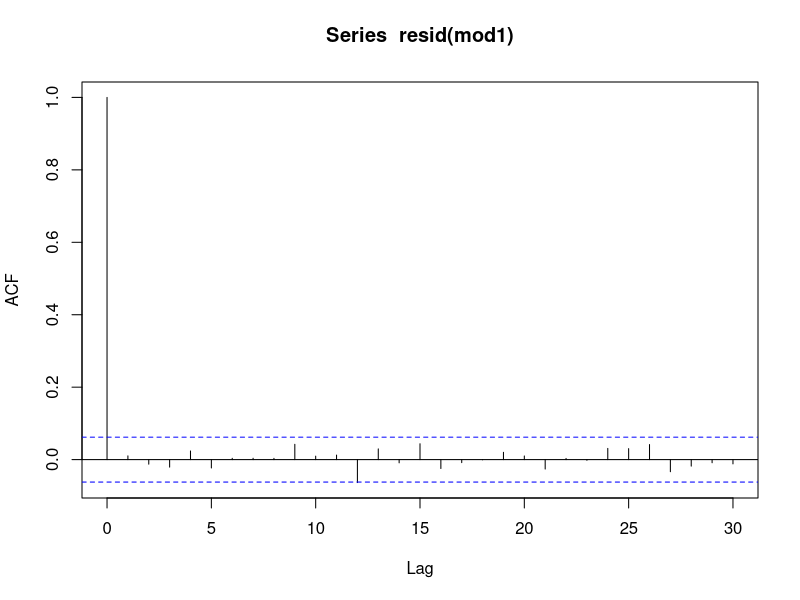
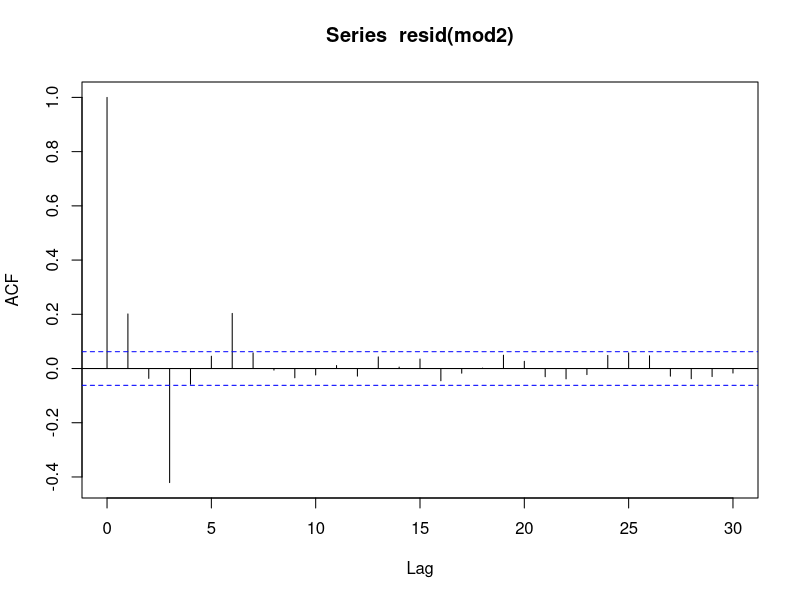
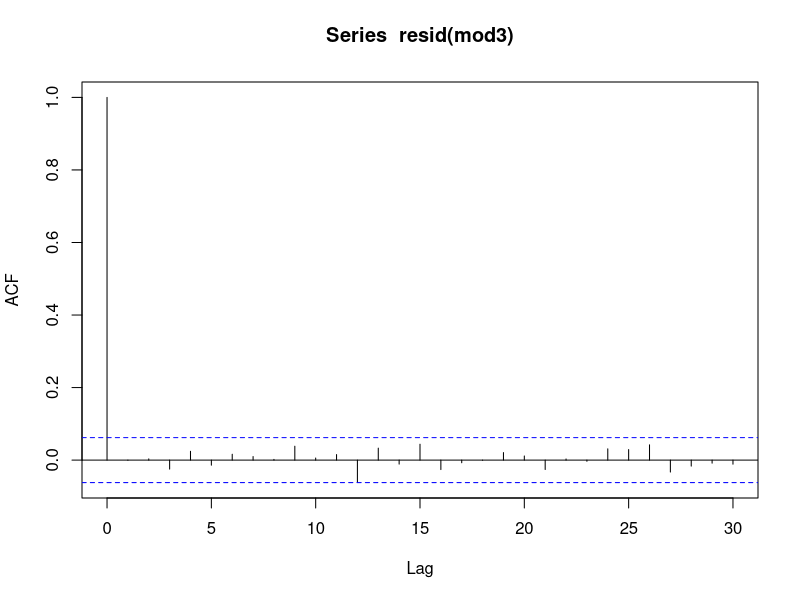
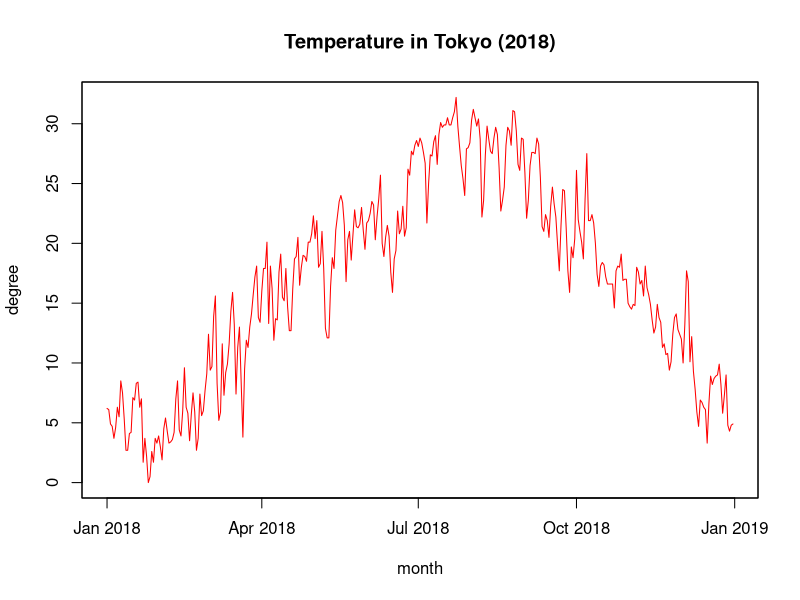
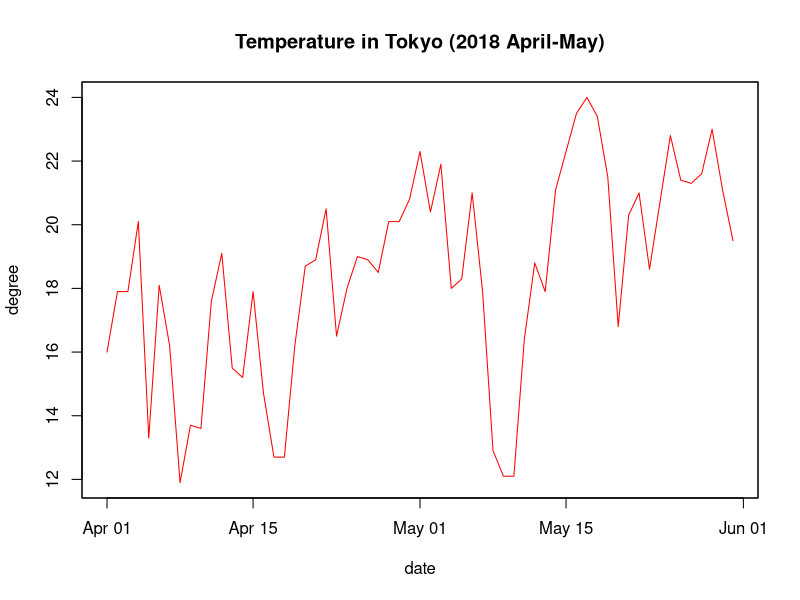
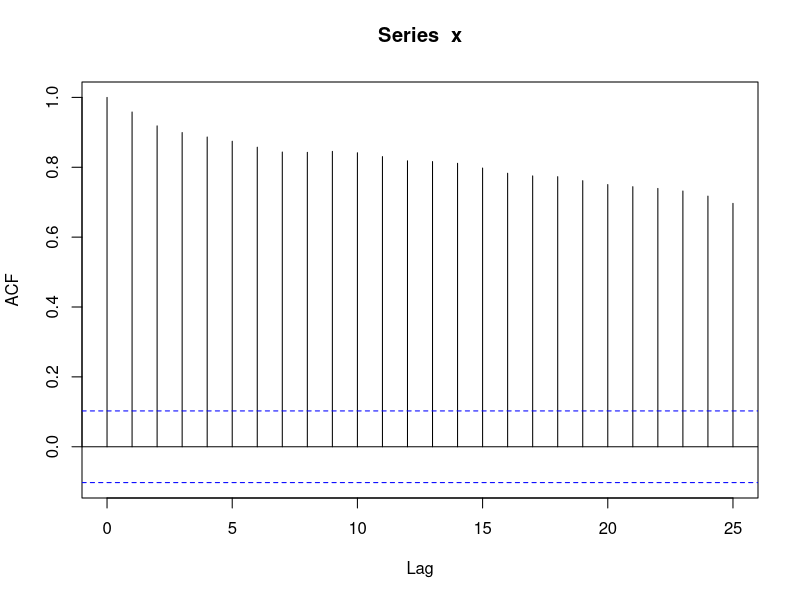
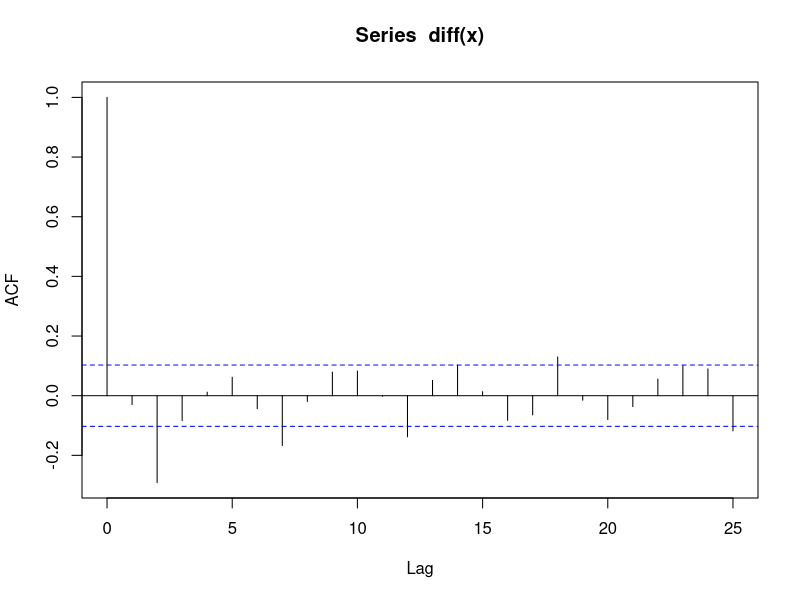
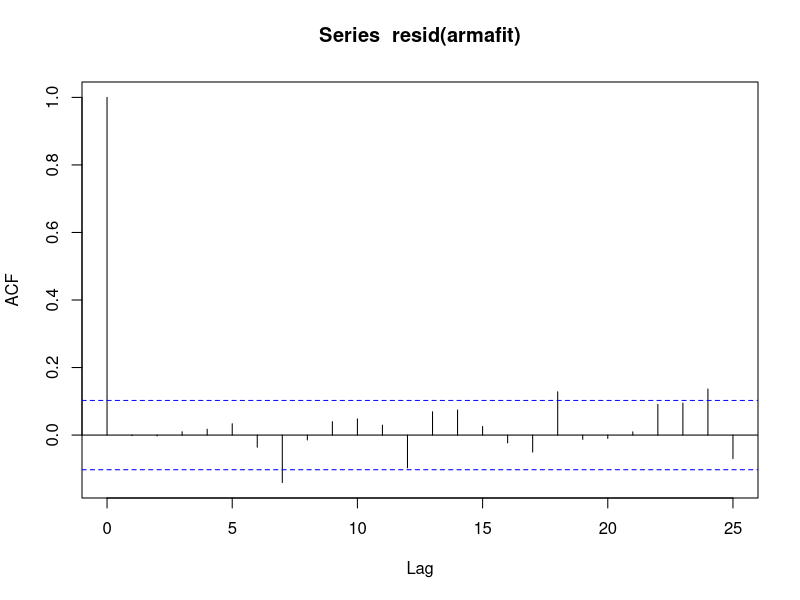

The R script that drew these images, in order:
### 関数arimaによる自己回帰移動平均モデルの推定
## 実行例１: 人工データ(前出のモデル)
set.seed(123)
n <- 1000          # 時系列の長さ
a <- c(0.8, -0.64) # ARの係数
b <- -0.5          # MAの係数
y <- arima.sim(list(ar=a, ma=b), n)
(mod1 <- arima(y, order=c(2, 0, 1))) # ARMA(2,1)
## モデルのあてはまり具合を確認するため残差の自己相関をみる
## あてはまりがよければ残差はほぼホワイトノイズになるはず
acf(resid(mod1)) # あてはまりは悪くない

(mod2 <- arima(y, order=c(0, 0, 2))) # MA(2)
acf(resid(mod2)) # あてはまりは良くない

## AIC最小化によって次数選択 (forecast::auto.arima)
## install.packages("forecast") 
require(forecast) # パッケージの読み込み
(mod3 <- auto.arima(y, d=0, D=0)) 
## dは原系列の差分を何回とるか決めるパラメーター
## Dは原系列の周期性(季節性)を取り除くためにとる差分の回数
## ARMA(3,1)モデルが選ばれる
acf(resid(mod3)) # あてはまりは悪くない
## ARMA(3,1)は真のモデルARMA(2,1)を含むモデルなので
## 過剰なモデルではあるがおかしくはない

## 実行例２：気候データ
## データの読み込み
require(zoo) # ts と同様だが機能の高い zoo クラスを利用
mydata <- read.csv("data/tokyo_weather.csv",
                   fileEncoding="utf8") 
x <- zoo(mydata$気温,
         seq(from=as.Date("2018-01-01"),
             to=as.Date("2018-12-31"), by=1))
plot(x,col="red",xlab="month",ylab="degree",
     main="Temperature in Tokyo (2018)")
plot(window(x,start=as.Date("2018-04-01"),
            end=as.Date("2018-05-31")),
     col="red",xlab="date",ylab="degree",
     main="Temperature in Tokyo (2018 April-May)")
acf(x)       # 減衰が遅いので差分をとった方が良さそう
acf(diff(x)) # 定常に見える
## 差分系列にARMAモデルをあてはめる(ARMA(1,2)が選ばれる)
(armafit <- auto.arima(x, d=1, D=0)) 
acf(resid(armafit)) # そこそこあてはまりは良さそう
